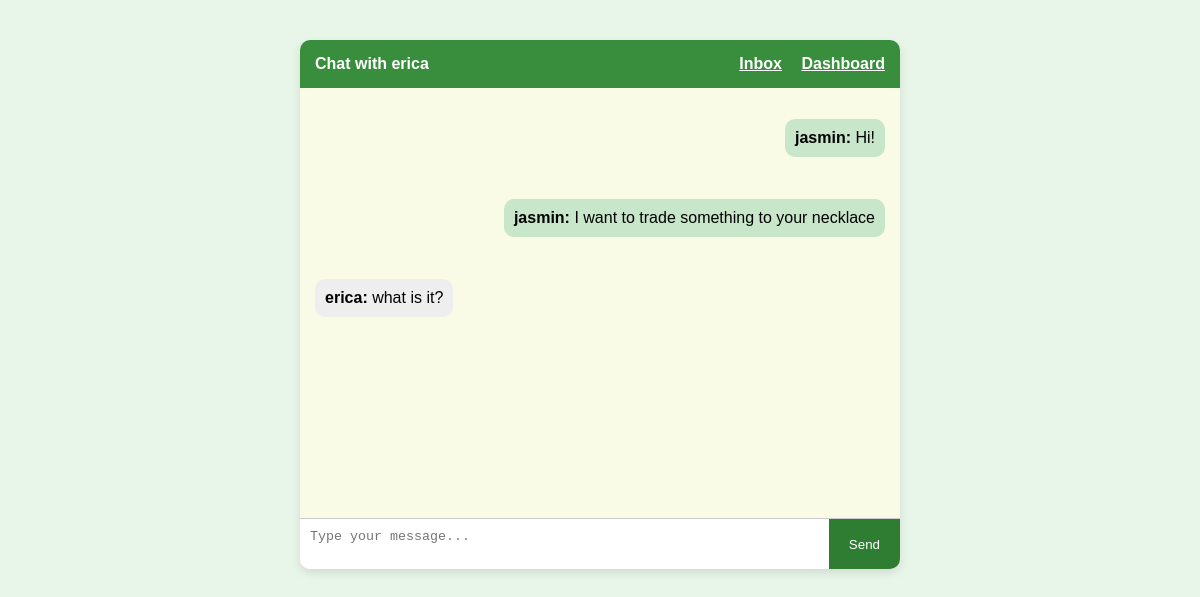
Screenshot of /Eco-trade_system/chat.php?user_id=3 (signed in) with the database file from the repository.
### tables this page shows
CREATE TABLE `users` (
  `id` int(11) NOT NULL,
  `username` varchar(50) NOT NULL,
  `email` varchar(100) NOT NULL,
  `password` varchar(255) NOT NULL,
  `profile_pic` varchar(255) DEFAULT NULL,
  `created_at` timestamp NOT NULL DEFAULT current_timestamp(),
  `is_admin` tinyint(1) DEFAULT 0
);

CREATE TABLE `messages` (
  `id` int(11) NOT NULL,
  `sender_id` int(11) NOT NULL,
  `receiver_id` int(11) NOT NULL,
  `message` text NOT NULL,
  `sent_at` timestamp NOT NULL DEFAULT current_timestamp(),
  `seen` tinyint(1) DEFAULT 0,
  `is_read` tinyint(1) DEFAULT 0
);

### Eco-trade_system/chat.php (the view, shortened to what this page needs)
<?php
require_once 'includes/db.php';
$current_user = $_SESSION['user_id'];
$chat_user = intval($_GET['user_id']);
$userStmt = $conn->prepare("SELECT username FROM users WHERE id = ?");
$userStmt->bind_param("i", $chat_user);
$userStmt->execute();
$userStmt->store_result();
$userStmt->bind_result($chat_username);
$msgStmt = $conn->prepare("
    SELECT m.*, u.username AS sender_name
    FROM messages m
    JOIN users u ON m.sender_id = u.id
    WHERE (sender_id = ? AND receiver_id = ?) OR (sender_id = ? AND receiver_id = ?)
    ORDER BY m.sent_at ASC
");
$msgStmt->bind_param("iiii", $current_user, $chat_user, $chat_user, $current_user);
$msgStmt->execute();
$messages = $msgStmt->get_result();
?>
<!DOCTYPE html>
<html lang="en">
<head>
</head>
<body>
<div class="chat-container">
    <div class="chat-header">
        <div style="display: flex; justify-content: space-between; align-items: center;">
            <span>Chat with <?= htmlspecialchars($chat_username) ?></span>
            <div>
                <a href="message.php" style="color: #fff; margin-right: 15px; text-decoration: underline;">Inbox</a>
                <a href="dashboard.php" style="color: #fff; text-decoration: underline;">Dashboard</a>
            </div>
        </div>
    </div>
    <div class="chat-messages">
        <?php while ($msg = $messages->fetch_assoc()): ?>
            <div class="chat-message <?= $msg['sender_id'] == $current_user ? 'sent' : 'received' ?>">
                <p><strong><?= htmlspecialchars($msg['sender_name']) ?>:</strong> <?= htmlspecialchars($msg['message']) ?></p>
            </div>
        <?php endwhile; ?>
    </div>
    <form method="POST" class="chat-input">
        <textarea name="message" placeholder="Type your message..." required></textarea>
        <button type="submit">Send</button>
    </form>
</div>
</body>
</html>

### Eco-trade_system/chat.php (style rules this page uses)
body { font-family: Arial, sans-serif; background-color: #e8f5e9; margin: 0; padding: 0; }
.chat-container { width: 600px; margin: 40px auto; background-color: #ffffff; border-radius: 10px; box-shadow: 0 4px 10px rgba(0,0,0,0.1); overflow: hidden; }
.chat-header { padding: 15px; background-color: #388e3c; color: #fff; font-weight: bold; }
.chat-messages { height: 400px; overflow-y: scroll; padding: 15px; background-color: #f9fbe7; }
.chat-message { margin-bottom: 10px; }
.chat-message.sent { text-align: right; }
.chat-message p { display: inline-block; padding: 10px; border-radius: 10px; max-width: 70%; }
.chat-message.sent p { background-color: #c8e6c9; }
.chat-message.received p { background-color: #eeeeee; }
.chat-input { display: flex; border-top: 1px solid #ccc; }
.chat-input textarea { flex: 1; padding: 10px; border: none; resize: none; }
.chat-input button { background-color: #2e7d32; color: white; border: none; padding: 10px 20px; cursor: pointer; }

### rows the page displays
users: username "erica"
messages: sender.username "jasmin", message "Hi!"
messages: sender.username "jasmin", message "I want to trade something to your necklace"
messages: sender.username "erica", message "what is it?"
